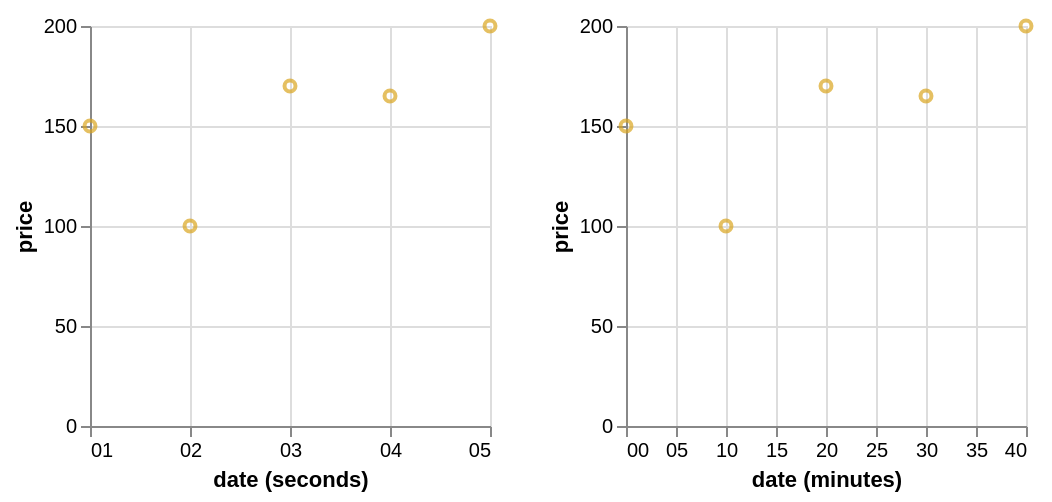

Express this chart as Vega-Lite.
### Vega specification from a JSON file in a GitHub repository (floating-point values rounded to 4 significant figures)
{"$schema": "https://vega.github.io/schema/vega/v5.json", "background": "white", "padding": 5, "height": 200, "data": [{"name": "brush_store"}, {"name": "source_0", "values": [{"date": "Sun, 01 Jan 2012 23:00:01", "price": 150}, {"date": "Sun, 02 Jan 2012 00:10:02", "price": 100}, {"date": "Sun, 02 Jan 2012 01:20:03", "price": 170}, {"date": "Sun, 02 Jan 2012 02:30:04", "price": 165}, {"date": "Sun, 02 Jan 2012 03:40:05", "price": 200}]}, {"name": "data_0", "source": "source_0", "transform": [{"type": "formula", "expr": "toDate(datum[\"date\"])", "as": "date"}, {"type": "formula", "as": "seconds_date", "expr": "datetime(0, 0, 1, 0, 0, seconds(datum[\"date\"]), 0)"}]}, {"name": "data_1", "source": "data_0", "transform": [{"type": "filter", "expr": "!(length(data(\"brush_store\"))) || (vlSelectionTest(\"brush_store\", datum))"}, {"type": "formula", "as": "minutes_date", "expr": "datetime(0, 0, 1, 0, minutes(datum[\"date\"]), 0, 0)"}, {"type": "filter", "expr": "(isDate(datum[\"minutes_date\"]) || (isValid(datum[\"minutes_date\"]) && isFinite(+datum[\"minutes_date\"]))) && isValid(datum[\"price\"]) && isFinite(+datum[\"price\"])"}]}, {"name": "data_2", "source": "data_0", "transform": [{"type": "filter", "expr": "(isDate(datum[\"seconds_date\"]) || (isValid(datum[\"seconds_date\"]) && isFinite(+datum[\"seconds_date\"]))) && isValid(datum[\"price\"]) && isFinite(+datum[\"price\"])"}]}], "signals": [{"name": "concat_0_width", "value": 200}, {"name": "concat_1_width", "value": 200}, {"name": "unit", "value": {}, "on": [{"events": "mousemove", "update": "isTuple(group()) ? group() : unit"}]}, {"name": "brush", "update": "vlSelectionResolve(\"brush_store\")"}], "layout": {"padding": 20, "bounds": "full", "align": "each"}, "marks": [{"type": "group", "name": "concat_0_group", "style": "cell", "encode": {"update": {"width": {"signal": "concat_0_width"}, "height": {"signal": "height"}}}, "signals": [{"name": "brush_x", "value": [], "on": [{"events": {"source": "scope", "type": "mousedown", "filter": ["!event.item || event.item.mark.name !== \"brush_brush\""]}, "update": "[x(unit), x(unit)]"}, {"events": {"source": "window", "type": "mousemove", "consume": true, "between": [{"source": "scope", "type": "mousedown", "filter": ["!event.item || event.item.mark.name !== \"brush_brush\""]}, {"source": "window", "type": "mouseup"}]}, "update": "[brush_x[0], clamp(x(unit), 0, concat_0_width)]"}, {"events": {"signal": "brush_scale_trigger"}, "update": "[scale(\"concat_0_x\", brush_seconds_date[0]), scale(\"concat_0_x\", brush_seconds_date[1])]"}, {"events": {"signal": "brush_translate_delta"}, "update": "clampRange(panLinear(brush_translate_anchor.extent_x, brush_translate_delta.x / span(brush_translate_anchor.extent_x)), 0, concat_0_width)"}, {"events": {"signal": "brush_zoom_delta"}, "update": "clampRange(zoomLinear(brush_x, brush_zoom_anchor.x, brush_zoom_delta), 0, concat_0_width)"}, {"events": [{"source": "scope", "type": "dblclick"}], "update": "[0, 0]"}]}, {"name": "brush_seconds_date", "on": [{"events": {"signal": "brush_x"}, "update": "brush_x[0] === brush_x[1] ? null : invert(\"concat_0_x\", brush_x)"}]}, {"name": "brush_scale_trigger", "value": {}, "on": [{"events": [{"scale": "concat_0_x"}], "update": "(!isArray(brush_seconds_date) || (+invert(\"concat_0_x\", brush_x)[0] === +brush_seconds_date[0] && +invert(\"concat_0_x\", brush_x)[1] === +brush_seconds_date[1])) ? brush_scale_trigger : {}"}]}, {"name": "brush_tuple", "on": [{"events": [{"signal": "brush_seconds_date"}], "update": "brush_seconds_date ? {unit: \"concat_0\", fields: brush_tuple_fields, values: [brush_seconds_date]} : null"}]}, {"name": "brush_tuple_fields", "value": [{"field": "seconds_date", "channel": "x", "type": "R"}]}, {"name": "brush_translate_anchor", "value": {}, "on": [{"events": [{"source": "scope", "type": "mousedown", "markname": "brush_brush"}], "update": "{x: x(unit), y: y(unit), extent_x: slice(brush_x)}"}]}, {"name": "brush_translate_delta", "value": {}, "on": [{"events": [{"source": "window", "type": "mousemove", "consume": true, "between": [{"source": "scope", "type": "mousedown", "markname": "brush_brush"}, {"source": "window", "type": "mouseup"}]}], "update": "{x: brush_translate_anchor.x - x(unit), y: brush_translate_anchor.y - y(unit)}"}]}, {"name": "brush_zoom_anchor", "on": [{"events": [{"source": "scope", "type": "wheel", "consume": true, "markname": "brush_brush"}], "update": "{x: x(unit), y: y(unit)}"}]}, {"name": "brush_zoom_delta", "on": [{"events": [{"source": "scope", "type": "wheel", "consume": true, "markname": "brush_brush"}], "force": true, "update": "pow(1.001, event.deltaY * pow(16, event.deltaMode))"}]}, {"name": "brush_modify", "update": "modify(\"brush_store\", brush_tuple, true)"}], "marks": [{"name": "brush_brush_bg", "type": "rect", "clip": true, "encode": {"enter": {"fill": {"value": "#333"}, "fillOpacity": {"value": 0.125}}, "update": {"x": [{"test": "data(\"brush_store\").length && data(\"brush_store\")[0].unit === \"concat_0\"", "signal": "brush_x[0]"}, {"value": 0}], "y": [{"test": "data(\"brush_store\").length && data(\"brush_store\")[0].unit === \"concat_0\"", "value": 0}, {"value": 0}], "x2": [{"test": "data(\"brush_store\").length && data(\"brush_store\")[0].unit === \"concat_0\"", "signal": "brush_x[1]"}, {"value": 0}], "y2": [{"test": "data(\"brush_store\").length && data(\"brush_store\")[0].unit === \"concat_0\"", "field": {"group": "height"}}, {"value": 0}]}}}, {"name": "concat_0_marks", "type": "symbol", "style": ["point"], "from": {"data": "data_2"}, "encode": {"update": {"opacity": {"value": 0.7}, "fill": {"value": "transparent"}, "stroke": [{"test": "!(length(data(\"brush_store\"))) || (vlSelectionTest(\"brush_store\", datum))", "value": "goldenrod"}, {"value": "steelblue"}], "x": {"scale": "concat_0_x", "field": "seconds_date"}, "y": {"scale": "concat_0_y", "field": "price"}}}}, {"name": "brush_brush", "type": "rect", "clip": true, "encode": {"enter": {"fill": {"value": "transparent"}}, "update": {"x": [{"test": "data(\"brush_store\").length && data(\"brush_store\")[0].unit === \"concat_0\"", "signal": "brush_x[0]"}, {"value": 0}], "y": [{"test": "data(\"brush_store\").length && data(\"brush_store\")[0].unit === \"concat_0\"", "value": 0}, {"value": 0}], "x2": [{"test": "data(\"brush_store\").length && data(\"brush_store\")[0].unit === \"concat_0\"", "signal": "brush_x[1]"}, {"value": 0}], "y2": [{"test": "data(\"brush_store\").length && data(\"brush_store\")[0].unit === \"concat_0\"", "field": {"group": "height"}}, {"value": 0}], "stroke": [{"test": "brush_x[0] !== brush_x[1]", "value": "white"}, {"value": null}]}}}], "axes": [{"scale": "concat_0_x", "orient": "bottom", "gridScale": "concat_0_y", "grid": true, "tickCount": {"signal": "ceil(concat_0_width/40)"}, "domain": false, "labels": false, "maxExtent": 0, "minExtent": 0, "ticks": false, "zindex": 0}, {"scale": "concat_0_y", "orient": "left", "gridScale": "concat_0_x", "grid": true, "tickCount": {"signal": "ceil(height/40)"}, "domain": false, "labels": false, "maxExtent": 0, "minExtent": 0, "ticks": false, "zindex": 0}, {"scale": "concat_0_x", "orient": "bottom", "grid": false, "title": "date (seconds)", "labelFlush": true, "labelOverlap": true, "tickCount": {"signal": "ceil(concat_0_width/40)"}, "encode": {"labels": {"update": {"text": {"signal": "timeFormat(datum.value, '%S')"}}}}, "zindex": 0}, {"scale": "concat_0_y", "orient": "left", "grid": false, "title": "price", "labelOverlap": true, "tickCount": {"signal": "ceil(height/40)"}, "zindex": 0}]}, {"type": "group", "name": "concat_1_group", "style": "cell", "encode": {"update": {"width": {"signal": "concat_1_width"}, "height": {"signal": "height"}}}, "marks": [{"name": "concat_1_marks", "type": "symbol", "style": ["point"], "from": {"data": "data_1"}, "encode": {"update": {"opacity": {"value": 0.7}, "fill": {"value": "transparent"}, "stroke": {"value": "goldenrod"}, "x": {"scale": "concat_1_x", "field": "minutes_date"}, "y": {"scale": "concat_1_y", "field": "price"}}}}], "axes": [{"scale": "concat_1_x", "orient": "bottom", "gridScale": "concat_1_y", "grid": true, "tickCount": {"signal": "ceil(concat_1_width/40)"}, "domain": false, "labels": false, "maxExtent": 0, "minExtent": 0, "ticks": false, "zindex": 0}, {"scale": "concat_1_y", "orient": "left", "gridScale": "concat_1_x", "grid": true, "tickCount": {"signal": "ceil(height/40)"}, "domain": false, "labels": false, "maxExtent": 0, "minExtent": 0, "ticks": false, "zindex": 0}, {"scale": "concat_1_x", "orient": "bottom", "grid": false, "title": "date (minutes)", "labelFlush": true, "labelOverlap": true, "tickCount": {"signal": "ceil(concat_1_width/40)"}, "encode": {"labels": {"update": {"text": {"signal": "timeFormat(datum.value, '%M')"}}}}, "zindex": 0}, {"scale": "concat_1_y", "orient": "left", "grid": false, "title": "price", "labelOverlap": true, "tickCount": {"signal": "ceil(height/40)"}, "zindex": 0}]}], "scales": [{"name": "concat_0_x", "type": "time", "domain": {"data": "data_2", "field": "seconds_date"}, "range": [0, {"signal": "concat_0_width"}]}, {"name": "concat_0_y", "type": "linear", "domain": {"data": "data_2", "field": "price"}, "range": [{"signal": "height"}, 0], "nice": true, "zero": true}, {"name": "concat_1_x", "type": "time", "domain": {"data": "data_1", "field": "minutes_date"}, "range": [0, {"signal": "concat_1_width"}]}, {"name": "concat_1_y", "type": "linear", "domain": {"data": "data_1", "field": "price"}, "range": [{"signal": "height"}, 0], "nice": true, "zero": true}]}
